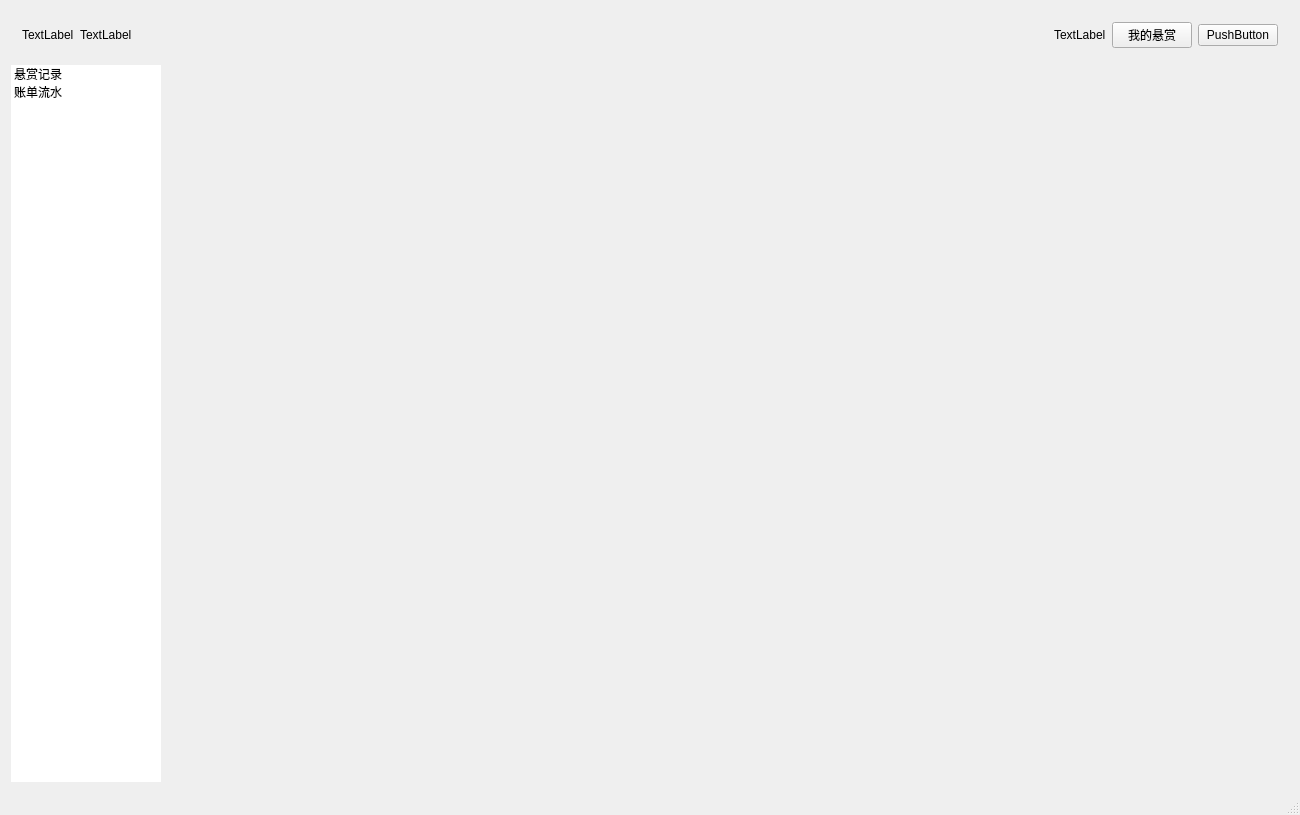
<?xml version="1.0" encoding="UTF-8"?>
<ui version="4.0">
 <class>KMatch</class>
 <widget class="QMainWindow" name="KMatch">
  <property name="geometry">
   <rect>
    <x>0</x>
    <y>0</y>
    <width>1300</width>
    <height>815</height>
   </rect>
  </property>
  <property name="font">
   <font>
    <pointsize>9</pointsize>
   </font>
  </property>
  <property name="windowTitle">
   <string>一起唱•悬赏发起工具</string>
  </property>
  <property name="windowIcon">
   <iconset resource="resources.qrc">
    <normaloff>:/Resources/img/logo.ico</normaloff>:/Resources/img/logo.ico</iconset>
  </property>
  <widget class="QWidget" name="centralWidget">
   <layout class="QVBoxLayout" name="verticalLayout">
    <item>
     <widget class="QWidget" name="widget" native="true">
      <layout class="QHBoxLayout" name="horizontalLayout_3">
       <item>
        <widget class="QLabel" name="label_connect">
         <property name="text">
          <string>TextLabel</string>
         </property>
        </widget>
       </item>
       <item>
        <widget class="QLabel" name="label_connect_text">
         <property name="text">
          <string>TextLabel</string>
         </property>
        </widget>
       </item>
       <item>
        <spacer name="horizontalSpacer">
         <property name="orientation">
          <enum>Qt::Horizontal</enum>
         </property>
         <property name="sizeHint" stdset="0">
          <size>
           <width>1124</width>
           <height>20</height>
          </size>
         </property>
        </spacer>
       </item>
       <item>
        <widget class="QLabel" name="label_alertPlayReward">
         <property name="text">
          <string>TextLabel</string>
         </property>
        </widget>
       </item>
       <item>
        <spacer name="horizontalSpacer_2">
         <property name="orientation">
          <enum>Qt::Horizontal</enum>
         </property>
         <property name="sizeHint" stdset="0">
          <size>
           <width>40</width>
           <height>20</height>
          </size>
         </property>
        </spacer>
       </item>
       <item>
        <widget class="QPushButton" name="pushButton_2">
         <property name="text">
          <string>我的悬赏</string>
         </property>
        </widget>
       </item>
       <item>
        <widget class="QPushButton" name="pushButton">
         <property name="text">
          <string>PushButton</string>
         </property>
        </widget>
       </item>
      </layout>
     </widget>
    </item>
    <item>
     <layout class="QHBoxLayout" name="horizontalLayout_2">
      <item>
       <widget class="QListWidget" name="listWidget">
        <property name="maximumSize">
         <size>
          <width>150</width>
          <height>16777215</height>
         </size>
        </property>
        <property name="frameShape">
         <enum>QFrame::NoFrame</enum>
        </property>
        <property name="frameShadow">
         <enum>QFrame::Sunken</enum>
        </property>
        <item>
         <property name="text">
          <string>悬赏记录</string>
         </property>
         <property name="font">
          <font>
           <pointsize>9</pointsize>
          </font>
         </property>
        </item>
        <item>
         <property name="text">
          <string>账单流水</string>
         </property>
         <property name="font">
          <font>
           <pointsize>9</pointsize>
          </font>
         </property>
        </item>
       </widget>
      </item>
      <item>
       <widget class="QWidget" name="widget_table" native="true">
        <layout class="QHBoxLayout" name="horizontalLayout">
         <property name="leftMargin">
          <number>0</number>
         </property>
         <property name="topMargin">
          <number>0</number>
         </property>
         <property name="rightMargin">
          <number>0</number>
         </property>
         <property name="bottomMargin">
          <number>0</number>
         </property>
         <item>
          <widget class="QStackedWidget" name="stackedWidget">
           <property name="currentIndex">
            <number>0</number>
           </property>
           <widget class="QWidget" name="record">
            <layout class="QHBoxLayout" name="horizontalLayout_4">
             <property name="spacing">
              <number>0</number>
             </property>
             <property name="leftMargin">
              <number>0</number>
             </property>
             <property name="topMargin">
              <number>0</number>
             </property>
             <property name="rightMargin">
              <number>0</number>
             </property>
             <property name="bottomMargin">
              <number>0</number>
             </property>
             <item>
              <widget class="TableView" name="widget_record" native="true"/>
             </item>
            </layout>
           </widget>
           <widget class="QWidget" name="list">
            <layout class="QHBoxLayout" name="horizontalLayout_5">
             <property name="spacing">
              <number>0</number>
             </property>
             <property name="leftMargin">
              <number>0</number>
             </property>
             <property name="topMargin">
              <number>0</number>
             </property>
             <property name="rightMargin">
              <number>0</number>
             </property>
             <property name="bottomMargin">
              <number>0</number>
             </property>
             <item>
              <widget class="TableView" name="widget_list" native="true"/>
             </item>
            </layout>
           </widget>
           <widget class="QWidget" name="page_3"/>
          </widget>
         </item>
        </layout>
       </widget>
      </item>
     </layout>
    </item>
   </layout>
  </widget>
  <widget class="QMenuBar" name="menuBar">
   <property name="geometry">
    <rect>
     <x>0</x>
     <y>0</y>
     <width>1300</width>
     <height>30</height>
    </rect>
   </property>
  </widget>
  <widget class="QStatusBar" name="statusBar"/>
 </widget>
 <layoutdefault spacing="6" margin="11"/>
 <customwidgets>
  <customwidget>
   <class>TableView</class>
   <extends>QWidget</extends>
   <header location="global">tablemodel.h</header>
   <container>1</container>
  </customwidget>
 </customwidgets>
 <resources>
  <include location="resources.qrc"/>
 </resources>
 <connections/>
</ui>
